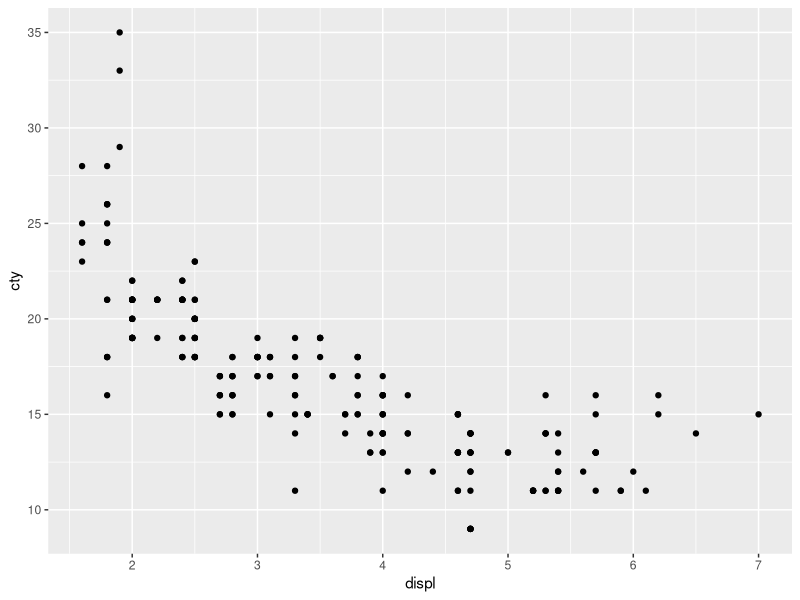
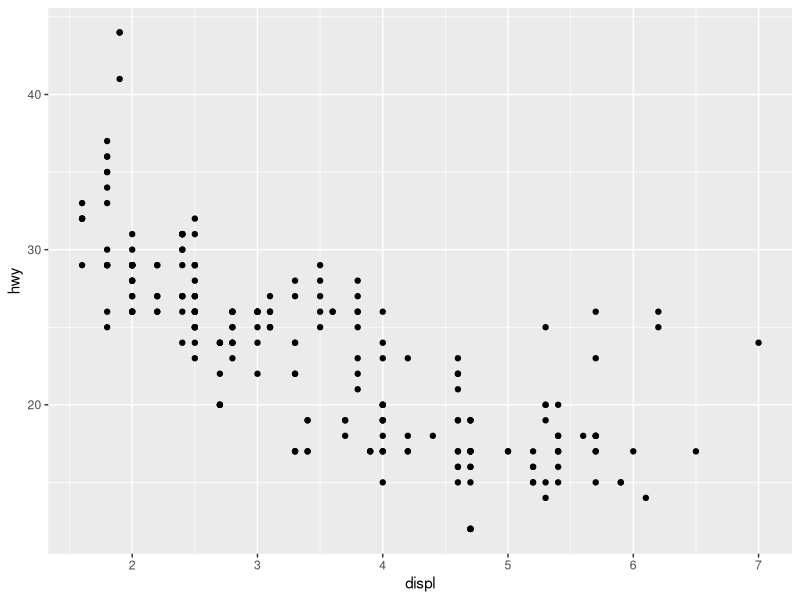
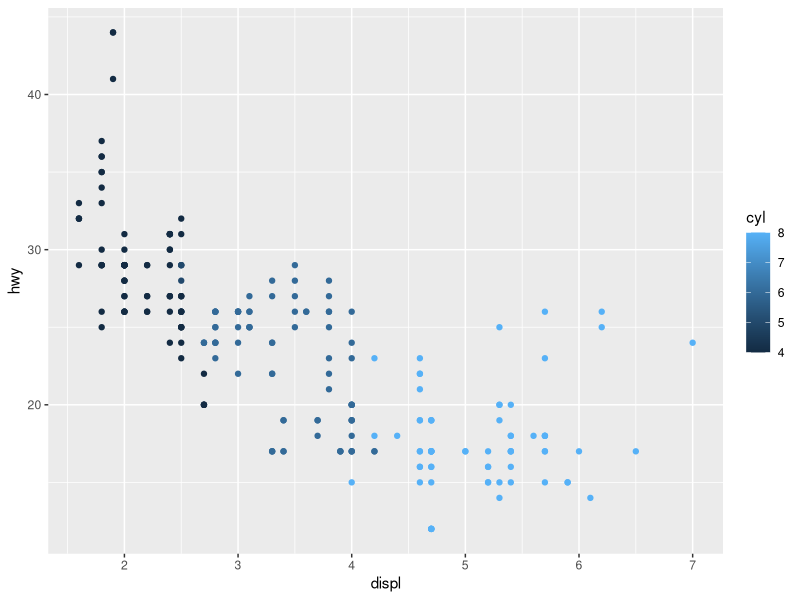
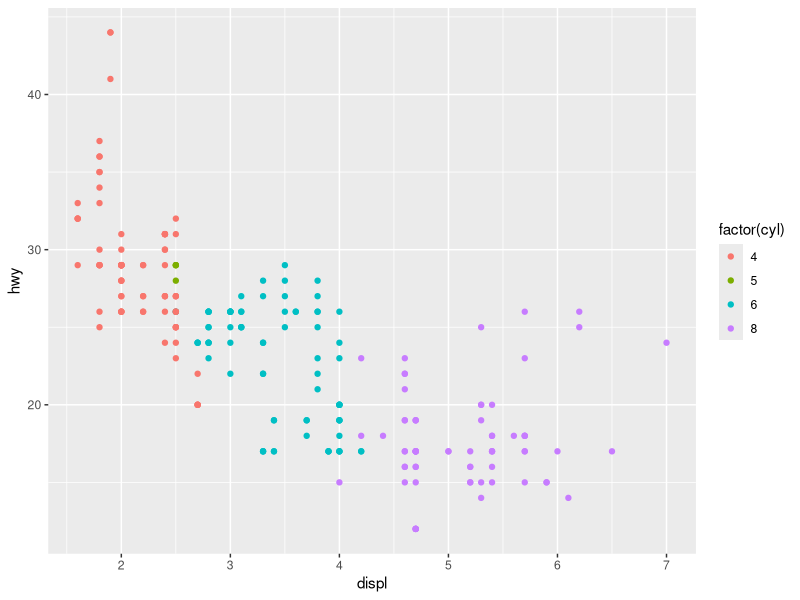
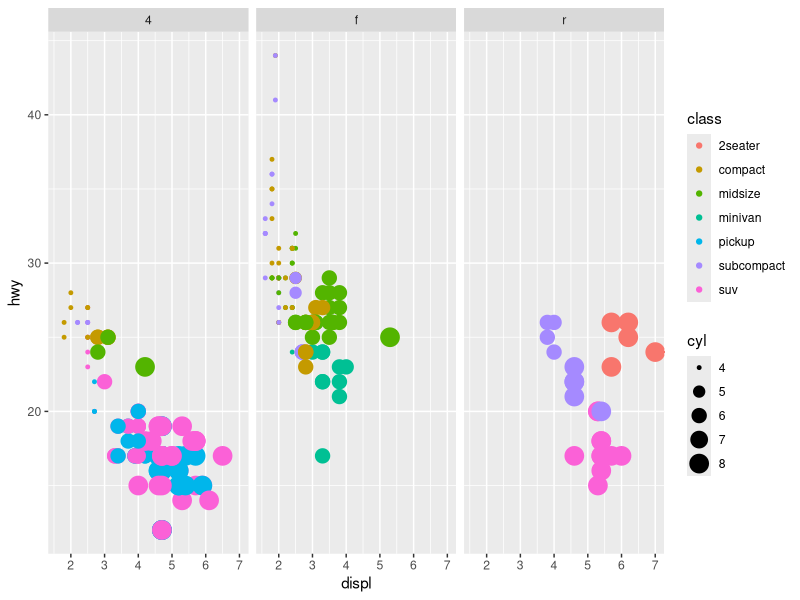

Source code (R) for these figures, in order:
## ---- chunk 1
knitr::opts_chunk$set(echo = TRUE)
## ---- chunk 2
library(tidyverse)
## ---- chunk 3
mpg
## ---- chunk 4
ggplot(data = mpg) +
    geom_point(mapping = aes(x = displ, y = cty))
## ---- chunk 5
ggplot(data = mpg) +
    geom_point(mapping = aes(x = displ, y = hwy))
## ---- chunk 6
ggplot(data = mpg) +
    geom_point(mapping = aes(x = displ, y = hwy, color = cyl))
## ---- chunk 7
ggplot(data = mpg) +
    geom_point(mapping = aes(x = displ, y = hwy, color = factor(cyl)))
## ---- chunk 8
ggplot(data = mpg) +
    geom_point(mapping = aes(x = displ, y = hwy, size = cyl, color = class)) +
    facet_wrap(~ drv)
## ---- chunk 9
mpg %>% 
    filter(drv == 'r') %>% 
    distinct(class)
